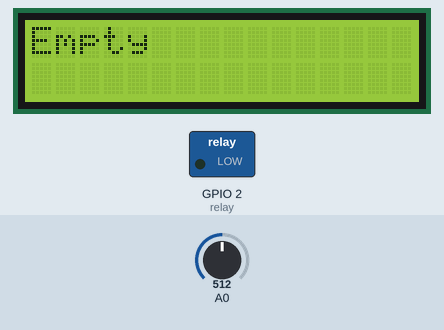
Recording of a program running on a simulated ESP8266 board running MicroPython. Parts: 16×2 character LCD, switched loads named in the program (green lamp = pin HIGH). The inputs (shaded band) are chosen by the test bench; at power-on: A0 = 512 (analog values on the 0–1023 scale). Library files of the repository ran but are not shown: esp8266_i2c_lcd.py, __init__.py; what the program prints to the serial console is not drawn.

Above: at 1.2 s.
1.3 s: A0 set to 292
2.8 s: A0 set to 268
At 3.4 s:
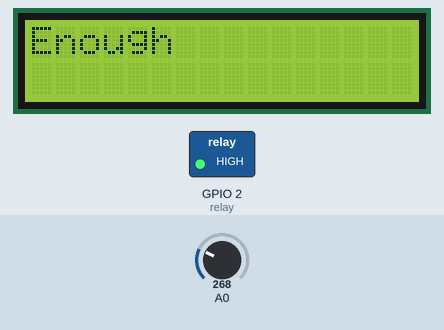
4.5 s: A0 set to 299
6.0 s: A0 set to 325
At 6.23 s:
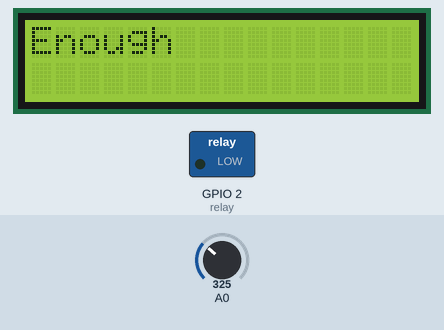
7.7 s: A0 set to 122
At 7.9 s:
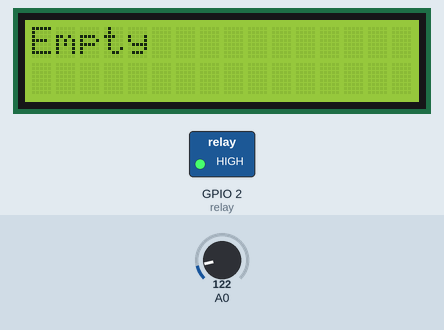
9.5 s: A0 set to 511
At 10.4 s:
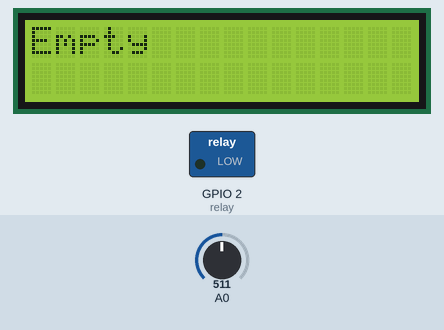
Timing chart, 0 to 12.2 s (numbered marks = the images above; inputs shaded):
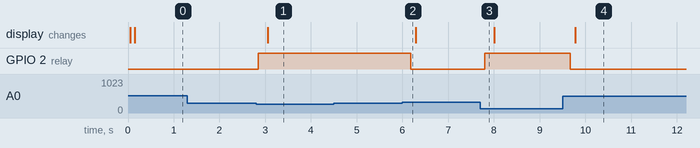

Measured:
- the behaviour switches between 280 and 279 on A0 (found by bisection; images 0 and 1)
- the behaviour switches between 310 and 311 on A0 (found by bisection; images 1 and 2)
- after the input at 1.3 s, every drawn part: stays the same
- after the input at 2.8 s, GPIO 2 (relay): LOW → HIGH after 0.05 s; the display: changes after 0.26 s (image 1)
- after the input at 4.5 s, every drawn part: stays the same
- after the input at 6.0 s, GPIO 2 (relay): HIGH → LOW after 0.18 s
- after the input at 7.7 s, GPIO 2 (relay): LOW → HIGH after 0.10 s
- after the input at 9.5 s, GPIO 2 (relay): HIGH → LOW after 0.17 s; the display: changes after 0.28 s (image 4)

The program:

hydroponics.py
```python
from machine import Pin
from lcd.esp8266_i2c_lcd import I2cLcd, I2C
from lcd import *
from device.Input import Potentiometer, Soilsensor

import utime

# I2C
I2C_ADDR = 0x27
sda = Pin(0)
scl = Pin(1)

# I2C start
i2c = I2C(0, sda=sda, scl=scl, freq=400000)

lcdDisp = I2cLcd(i2c, I2C_ADDR, 2, 16)

# Motor
relay = Pin(2, Pin.OUT, Pin.PULL_DOWN)
motorOn = 0
motorOff = 1

# 土壌湿度センサー
senser = Soilsensor(2, 0.9, 1.0)

# センサー情報取得間隔
fillWaterTimeSpan = 0.1
enoughWaterTimeSpan = 0.2


def check_watersSurface():
    if reading == True:
        warningDisp = "Empty "
        timeSpan = fillWaterTimeSpan
        relay.value(motorOn)
    else:
        warningDisp = "Enough"
        timeSpan = enoughWaterTimeSpan
        relay.value(motorOff)
    return warningDisp, timeSpan


while True:
    reading = senser.get_needWater()

    print(reading)

    warningDisp, timeSpan = check_watersSurface()

    utime.sleep(timeSpan)

    lcdDisp.move_to(0, 0)
    lcdDisp.putstr(warningDisp)
```

Input.py
```python
import utime
from machine import ADC


class Potentiometer:

    def __init__(self, pin):
        self.pin = pin
        self.meter = ADC(self.pin)

    conversion_factor = 3.3 / (65535)

    interval = .03
    diffratio = .3
    ratio = 0
    diffcount = 5
    count = 0

    def get_ratio(self):
        voltage = self.meter.read_u16() * self.conversion_factor / 3.3 * 100

        return voltage

    def get_value(self):

        adjustRatio = self.get_ratio()

        print(adjustRatio)
        diff = self.ratio - adjustRatio

        if abs(diff) > self.diffratio:
            self.count = self.count + 1

            if self.count > self.diffcount:

                self.ratio = adjustRatio
                self.count = 0

        else:
            self.count = 0

        utime.sleep(self.interval)

        return self.ratio


class Soilsensor:

    def __init__(self, pin, highLebelVoltage, lowLebelVoltage):
        self.pin = pin
        self.sensor = ADC(self.pin)
        self.highLebelVoltage = highLebelVoltage
        self.lowLebelVoltage = lowLebelVoltage
        self.conversion_factor = 3.3 / (65535)

        self.needWater = True

    def get_value(self):
        voltage = self.sensor.read_u16() * self.conversion_factor
        return voltage

    def get_needWater(self):
        reading = self.get_value()

        print(reading)

        if self.needWater == False and reading > self.lowLebelVoltage:
            self.needWater = True

        if self.needWater == True and reading < self.highLebelVoltage:
            self.needWater = False

        return self.needWater
```
